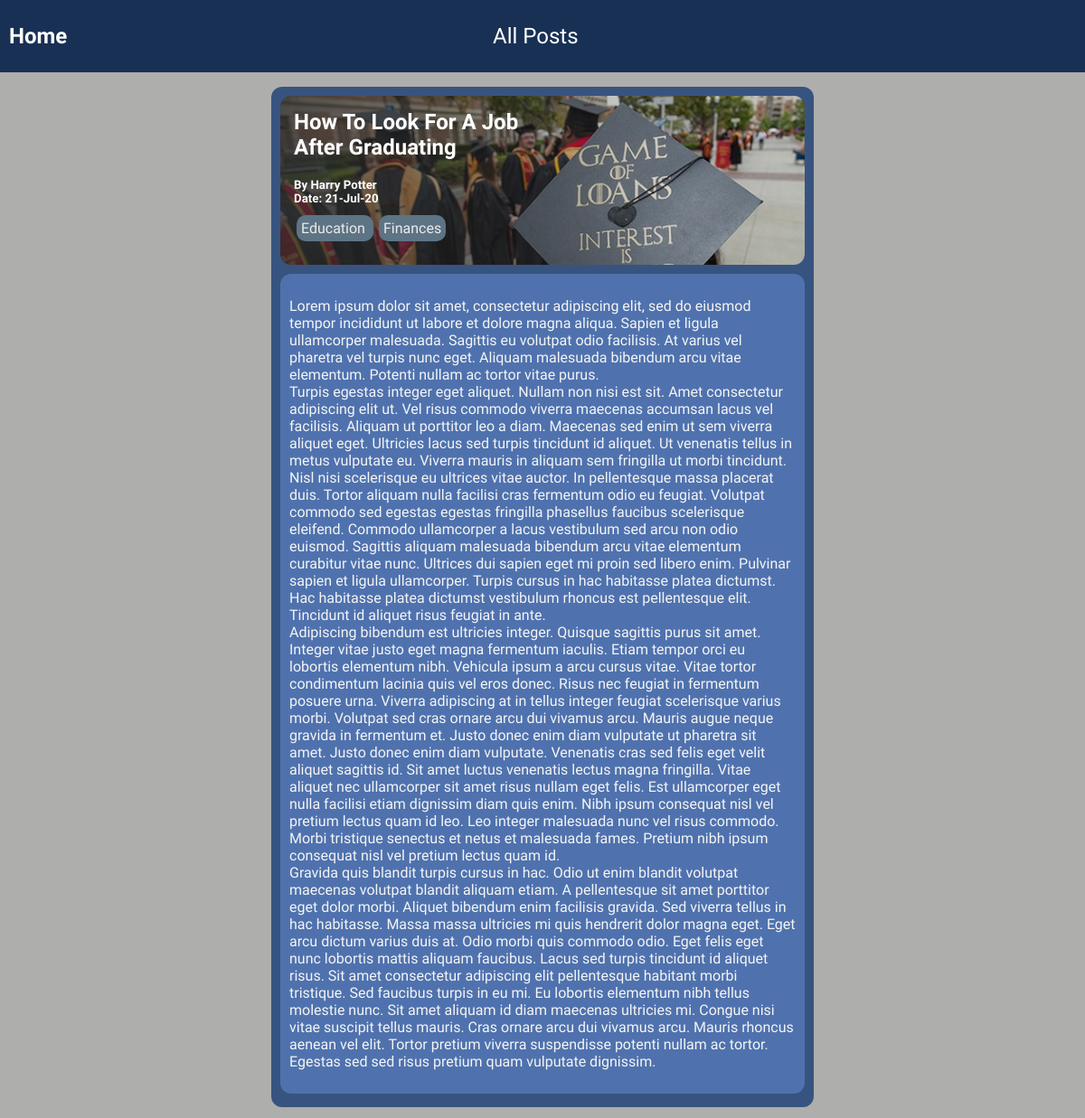
/posts/how-to-look-for-a-job-after-graduating, run on an earlier commit of the app's database.
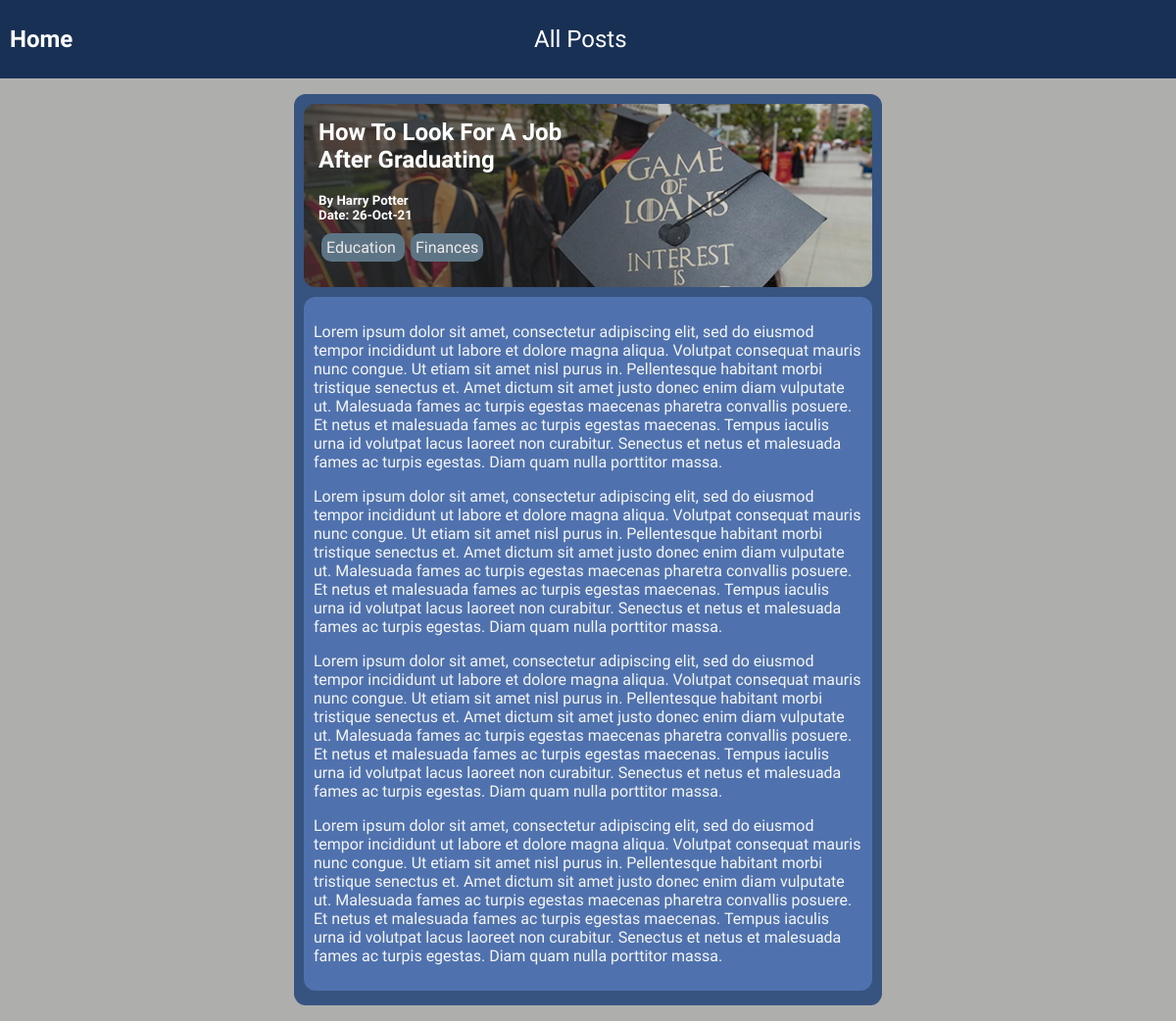
And on a later commit of the database.
### blog/models.py (models this page shows, shortened)
class Post(models.Model):
    image_name = models.CharField(max_length=50)
    title = models.CharField(max_length=100)
    date = models.DateField(auto_now=True)
    content = models.TextField(validators=[MinLengthValidator(30)])
    slug = models.SlugField(null=False, unique=True)
    author = models.ForeignKey(
        Author, null=True, on_delete=models.SET_NULL, related_name="posts")
    tags = models.ManyToManyField(Tag)

class Author(models.Model):
    first_name = models.CharField(max_length=50)
    last_name = models.CharField(max_length=50)
    email = models.EmailField()
    def full_name(self):
        return f"{self.first_name} {self.last_name}"
    def __str__(self):
        return self.full_name()

### blog/views.py (the view)
# urls.py: path("posts/<slug:slug>", views.PostDetailView.as_view(), name="post-detail-page")
class PostDetailView(DetailView):
    template_name = "blog/post.html"
    model = Post
    def get_context_data(self, **kwargs):
        context = super().get_context_data(**kwargs)
        return context

### blog/templates/blog/post.html (shortened to what this page needs)
{% extends "base.html" %}
{% load static %}
{% block css_files %}
  <link rel="stylesheet" href="{% static "blog/includes/header.css" %}">
  <link rel="stylesheet" href="{% static "blog/post.css" %}">
{% endblock %}
{% block content %}
  {% include "blog/includes/header.html" %}
  <div class="post">
    <div class="post-header" style="background-image: linear-gradient(to right, rgba(49, 50, 51, 0.768), rgba(99, 96, 98, 0)), url('../../static/blog/images/{{ post.image_name }}');">
      <div class="post-header-info">
        <h2> {{ post.title|title }}</h1>
        <h5> By {{ post.author }} </h5>
        <h5> Date: {{ post.date|date:"d-M-y" }} </h5>
        <p>
          {% for tag in post.tags.all %}
            <span class="tag">
              {{ tag.caption }}
            </span>
          {% endfor %}
        </p>
      </div>
    </div>
    <div class="content">
      <p>{{ post.content|linebreaks }}</p>
    </div>
  </div>
{% endblock %}

What changed in the data, as far as the page shows it:
changed Post "How To Look For A Job After Graduating": date "21-Jul-20" → "26-Oct-21"; content "…et dolore magna aliqua. Sapien et ligula ullamcorper malesuada. Sagittis eu volutpat odio facilisis. At varius vel pharetra vel turpis nunc eget. Aliquam malesuada bibendum arcu vitae elementum. Potenti nullam ac tortor vitae purus. Turpis egestas integer eget aliquet. Nullam non nisi est sit. Amet consectetur adipiscing elit ut. Vel risus commodo viverra maecenas accumsan lacus vel facilisis. Aliquam ut porttitor leo a diam. Maecenas sed enim ut sem viverra aliquet eget. Ultricies lacus sed turpis tincidunt id aliquet. Ut venenatis tellus in metus vulputate eu. Viverra mauris in aliquam sem fringilla ut morbi tincidunt. Nisl nisi scelerisque eu ultrices vitae auctor. In pellentesque massa…" → "…et dolore magna aliqua. Volutpat consequat mauris nunc congue. Ut etiam sit amet nisl purus in. Pellentesque habitant morbi tristique senectus et. Amet dictum sit amet justo donec enim diam vulputate ut. Malesuada fames ac turpis egestas maecenas pharetra convallis posuere. Et netus et malesuada fames ac turpis egestas maecenas. Tempus iaculis urna id volutpat lacus laoreet non curabitur. Senectus et netus et malesuada fames ac turpis egestas. Diam quam nulla porttitor massa. Lorem ipsum dolor sit amet, consectetur adipiscing elit, sed do eiusmod tempor incididunt ut labore et dolore magna aliqua. Volutpat consequat mauris nunc congue. Ut etiam sit amet nisl purus in. Pellentesque habitant…"
